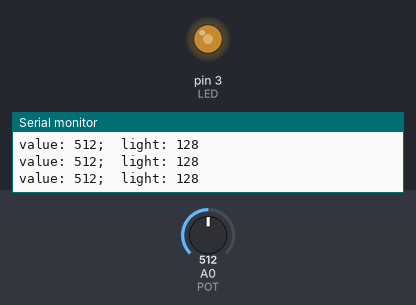
Simulated run of this sketch. Board: Arduino Uno, built with avr-gcc and run on an emulated ATmega328P. On the bench: output pins drawn as LEDs (lit = HIGH), the last lines printed to the serial monitor. The inputs (shaded band) are chosen by the test bench; at power-on: A0 (POT) = 512.

Above: at 1.2 s.
1.3 s: A0 (POT) set to 716
At 1.6 s:
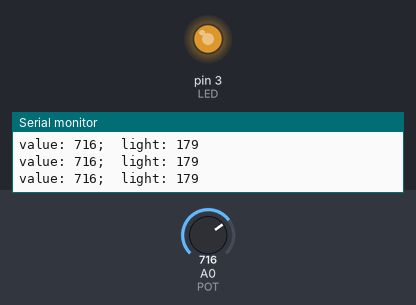
2.8 s: A0 (POT) set to 900
At 3.1 s:
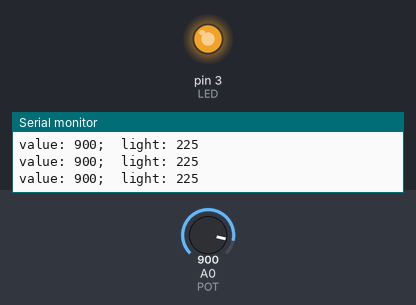
4.3 s: A0 (POT) set to 122
At 5.5 s:
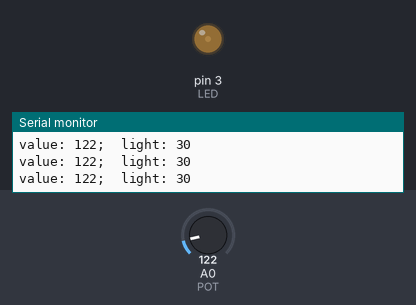
5.8 s: A0 (POT) set to 0
At 7.2 s:
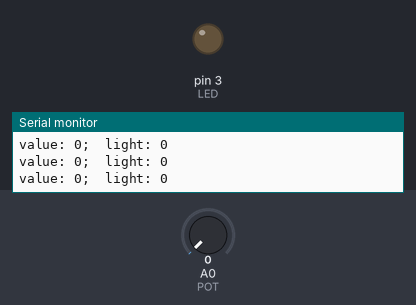
Timing chart, 0 to 8.3 s (numbered marks = the images above; inputs shaded):
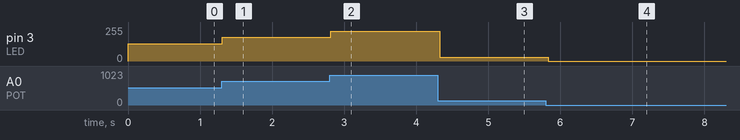

The sketch:

POT_LED_PWM.ino
```cpp
int LED = 3;
int POT = A0;

void setup()
{
  Serial.begin( 9600 );
}

void loop()
{
  int value = analogRead( POT );
  int light = value / 4;
  Serial.print( "value: ");
  Serial.print( value );
  Serial.print( ";\tlight: " );
  Serial.println( light );

  analogWrite(LED, light);

  delay( 100 );
}
```

Measured:
- after the input at 1.3 s, pin 3 (LED): 128/255 → 179/255 at once
- after the input at 2.8 s, pin 3 (LED): 179/255 → 225/255 at once
- after the input at 4.3 s, pin 3 (LED): 225/255 → 30/255 at once
- after the input at 5.8 s, pin 3 (LED): 30/255 → 0/255 at once
